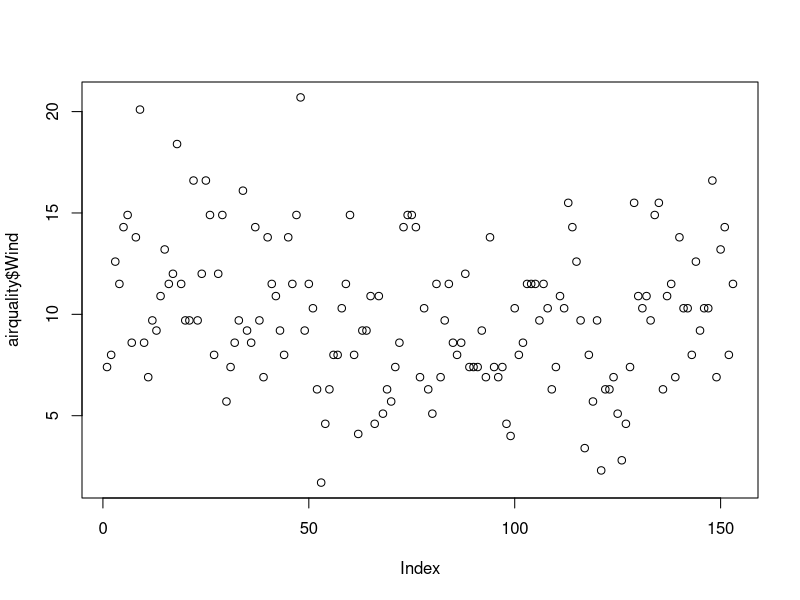
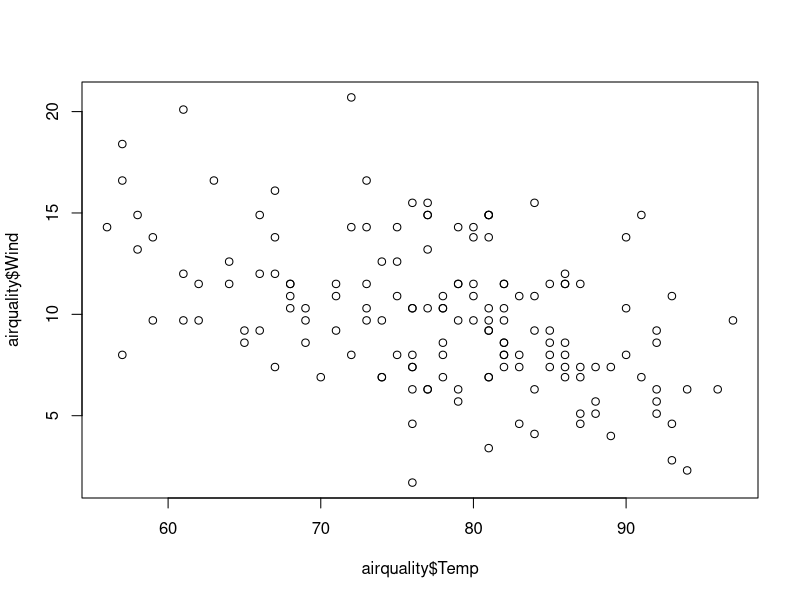
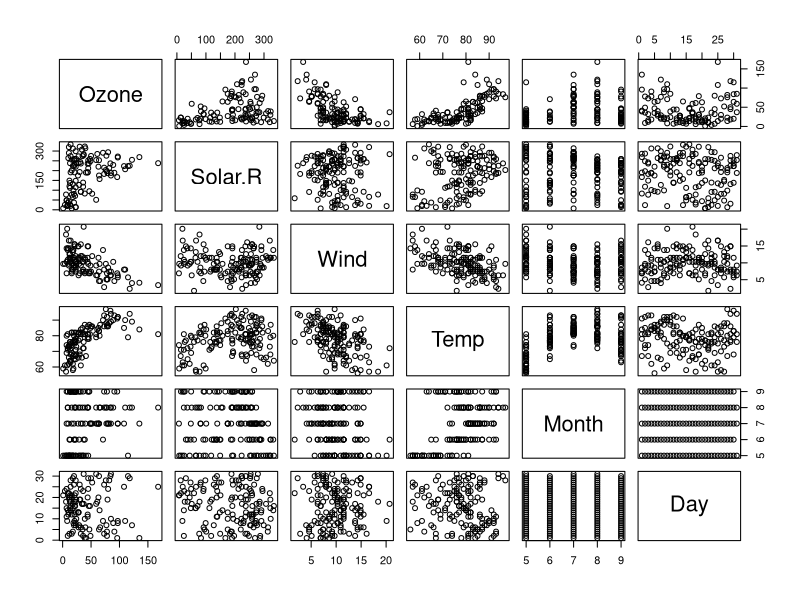
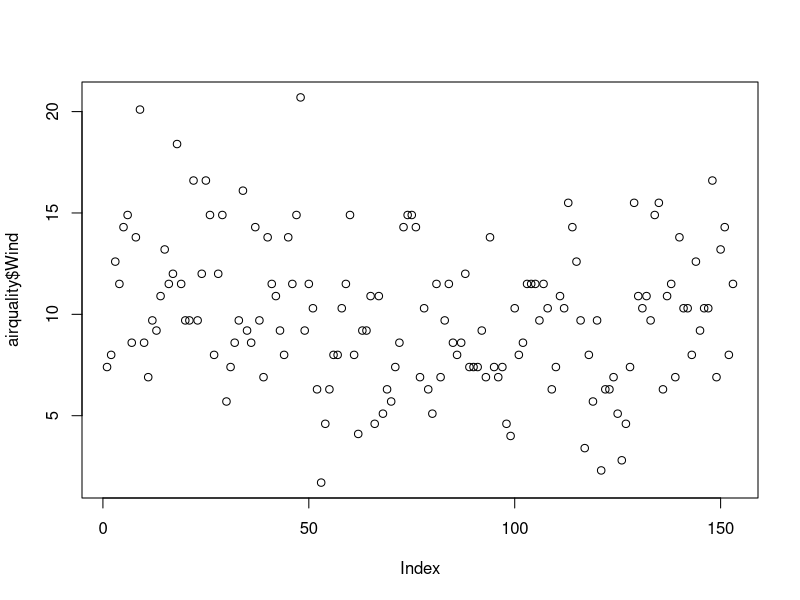
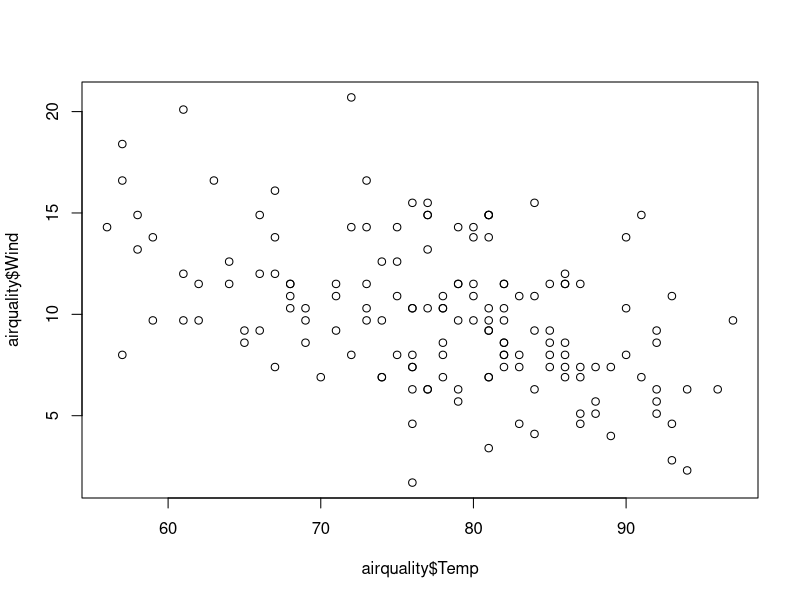
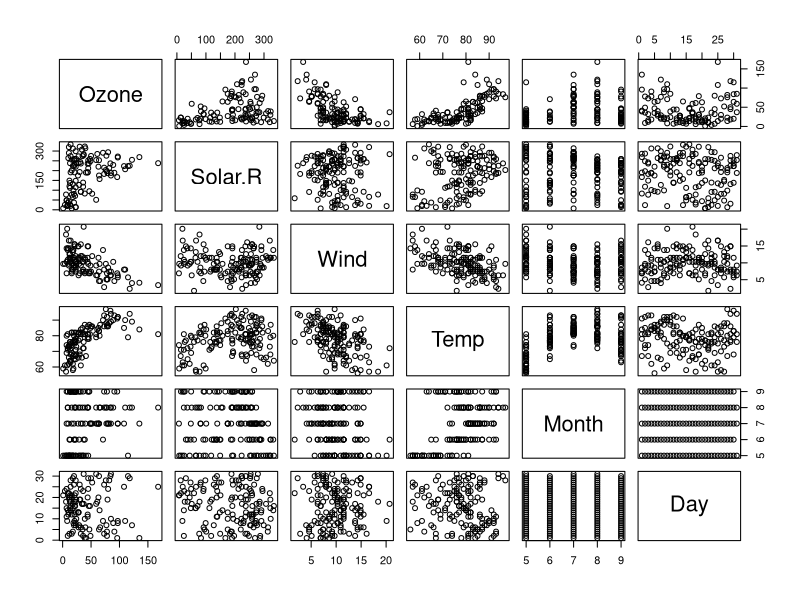
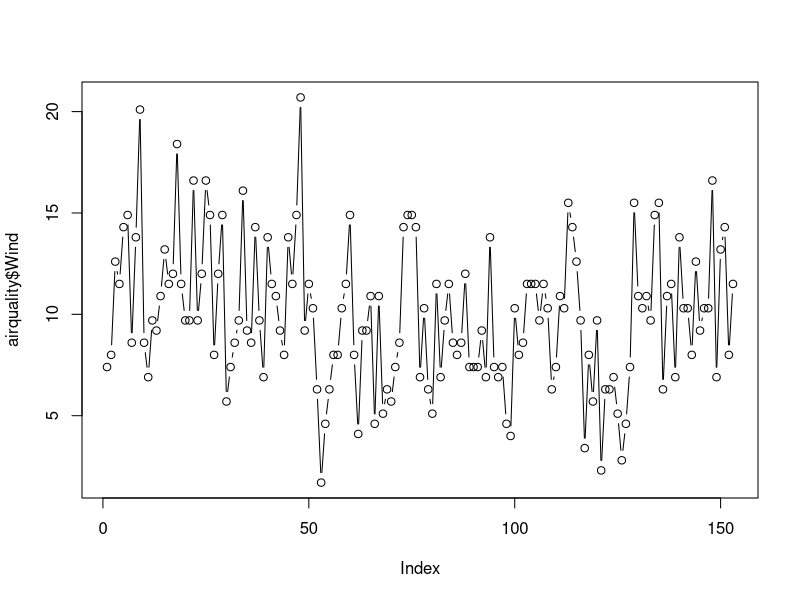
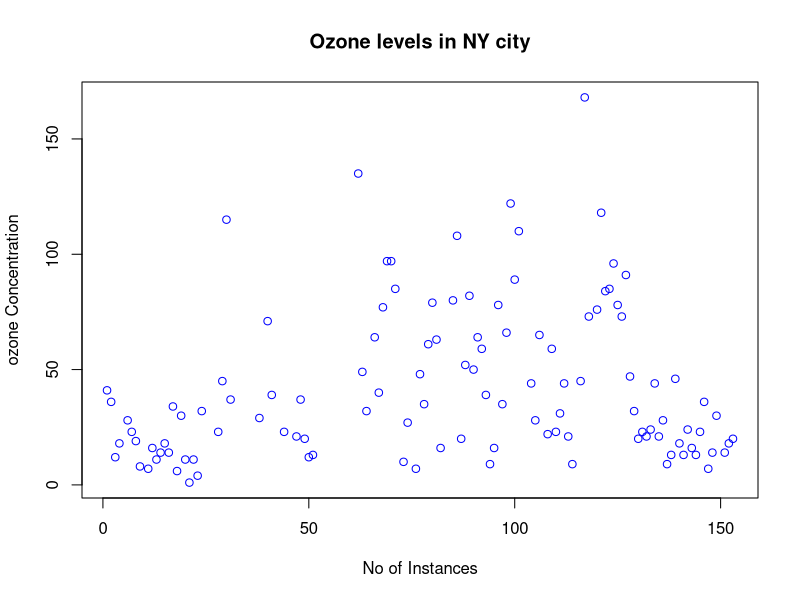

R code for these plots, in order:
airquality <- datasets::airquality


## top 10 and last 10 rows
head(airquality,10)
tail(airquality,10)


airquality[,c(1,2)]


df <- airquality[,-6]
df

summary(airquality$Temp)


###################

plot(airquality$Wind)

plot(airquality$Temp, airquality$Wind , type = 'p')


plot(airquality)


#####################

plot(airquality$Wind)
plot(airquality$Temp,airquality$Wind,type="p")
plot(airquality)


# points and lines 

plot(airquality$Wind, type= "b") # p: points, l: lines,b: both
plot(airquality$Ozone, ylab = 'ozone Concentration', 
     xlab = 'No of Instances', main = 'Ozone levels in NY city',
     col = 'blue')


# Horizontal bar plot

barplot(airquality$Ozone, main = 'Ozone Concenteration in air',
        ylab = 'ozone levels', col= 'blue',horiz = T,axes=T)


#Histogram

hist(airquality$Temp)
hist(airquality$Solar.R, 
     main = 'Solar Radiation values in air',
     xlab = 'Solar rad.', col='blue')



#Single box plot

boxplot(airquality$Temp,main="Temp_Boxplot")


# Multiple box plots

boxplot(airquality,main='Multiple')



#margin of the grid(mar), 
#no of rows and columns(mfrow), 
#whether a border is to be included(bty) 
#and position of the 
#labels(las: 1 for horizontal, las: 0 for vertical)
#bty - box around the plot

par(mfrow=c(3,3),mar=c(2,5,2,1),  las=0, bty="o")

plot(airquality$Ozone)
plot(airquality$Ozone, airquality$Wind)
plot(airquality$Ozone, type= "l")
plot(airquality$Ozone, type= "l")
plot(airquality$Ozone, type= "l")
barplot(airquality$Ozone, main = 'Ozone Concenteration in air',
        xlab = 'ozone levels', col='green',horiz = TRUE)
hist(airquality$Solar.R)

boxplot(airquality$Solar.R)
boxplot(airquality[,0:4], main='Multiple Box plots')

